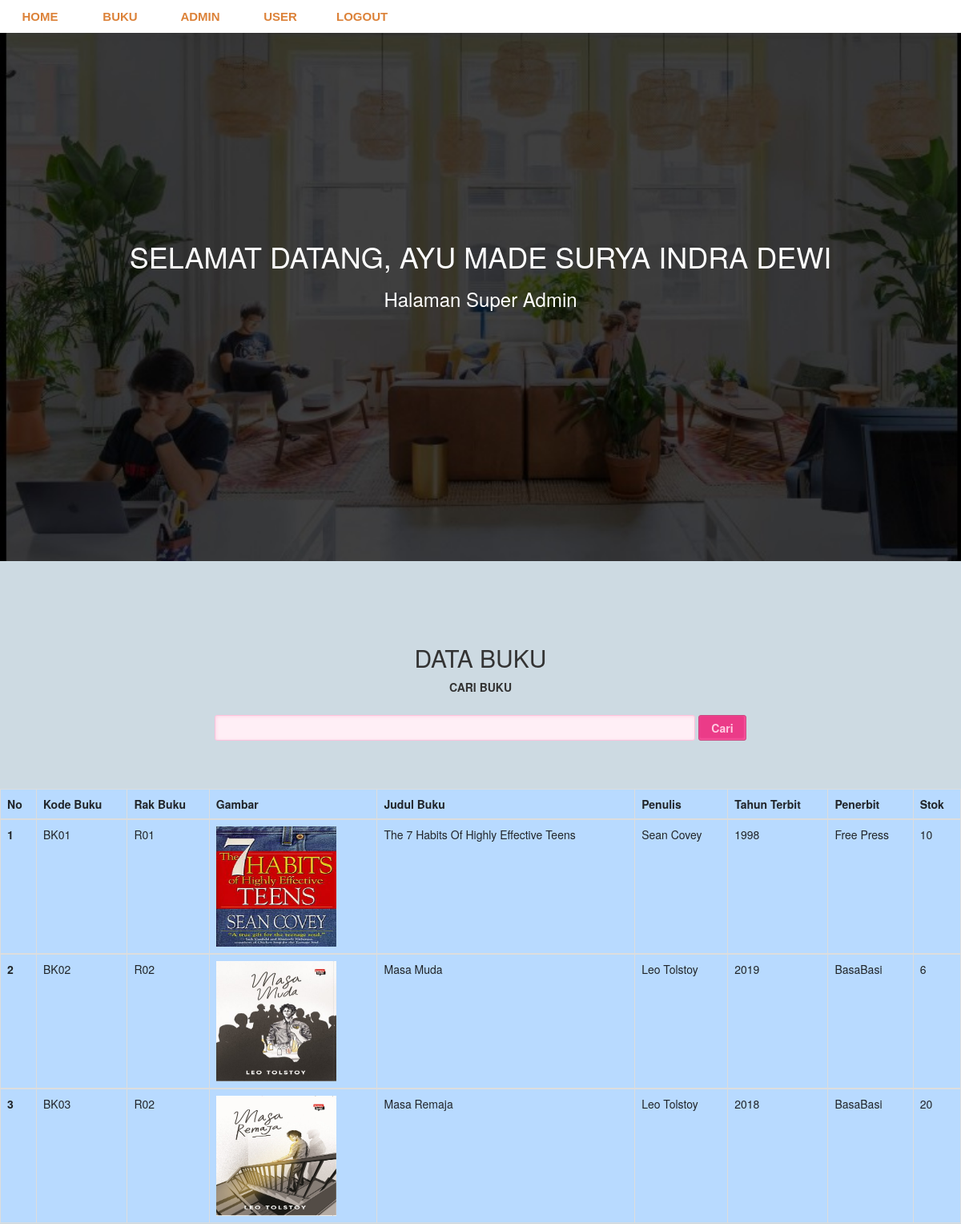
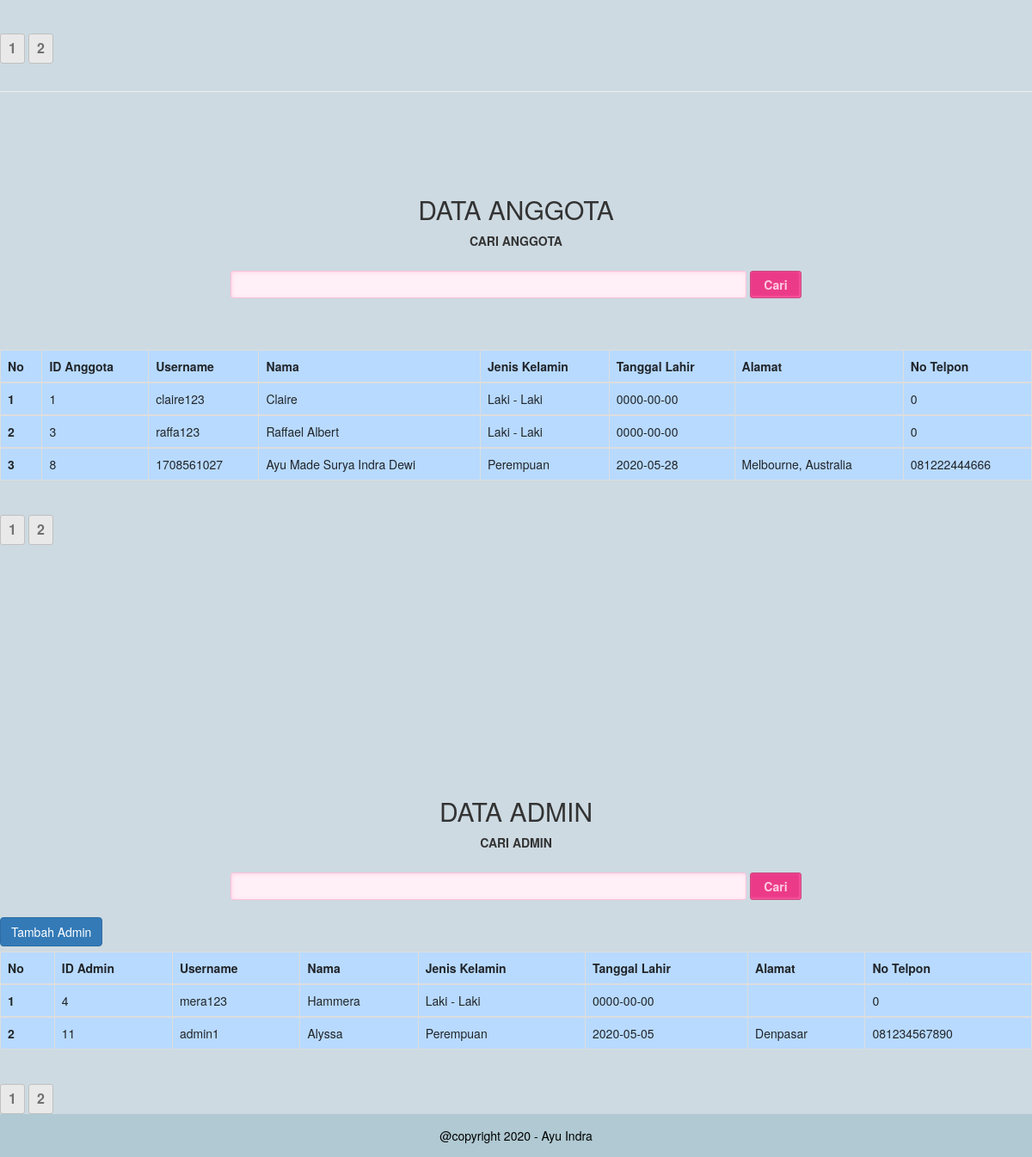
Screenshot of /SuperAdmin.php (signed in) with the database file from the repository (2 pictures, top to bottom).
### tables this page shows
CREATE TABLE `tb_buku` (
  `kode_buku` varchar(10) NOT NULL,
  `judul_buku` varchar(128) NOT NULL,
  `penulis` varchar(128) NOT NULL,
  `tahun_terbit` int(4) NOT NULL,
  `nama_penerbit` varchar(128) NOT NULL,
  `gambar` varchar(128) NOT NULL,
  `rak` varchar(128) NOT NULL,
  `stok` int(11) NOT NULL
);

CREATE TABLE `tb_user` (
  `id` int(11) NOT NULL,
  `nama` varchar(128) NOT NULL,
  `username` varchar(128) NOT NULL,
  `passwords` varchar(11) NOT NULL,
  `alamat` text NOT NULL,
  `tanggal_lahir` date NOT NULL,
  `jenis_kelamin` enum('Laki - Laki','Perempuan','','') NOT NULL,
  `no_tlp` varchar(13) NOT NULL,
  `status_user` varchar(11) NOT NULL
);

### SuperAdmin.php (the view, shortened to what this page needs)
<?php
    include 'koneksi.php';
?>
<!DOCTYPE html>
<html>
<head>
    <link rel="stylesheet" href="css/superAdmin.css">
    <link rel="stylesheet" href="css/bootstrap.min.css">
    <link rel="stylesheet" href="https://maxcdn.bootstrapcdn.com/bootstrap/3.3.7/css/bootstrap.min.css">
</head>
<body>
    <nav class="navigasi">
        <ul>
            <li><a href="#sectionHome">Home</a></li>
            <li><a href="#sectionBuku">Buku</a></li>
            <li><a href="#sectionAdmin">Admin</a></li>
            <li><a href="#sectionData">User</a></li>
            <li><a href="logout.php">Logout</a></li>
        </ul>
    </nav>
    <div id="sectionHome">
        <h1>Selamat Datang, <?php echo $_SESSION['nama']; ?></h1>
        <h3>Halaman Super Admin</h3>
    </div>
    <div id="sectionBuku">
        <h2>Data Buku</h2>
        <center><form action="#sectionBuku" method="GET">
            <label>Cari Buku</label><br><br>
            <input id="cari" type="text" name="cari">
            <input id="submit"type="submit" value="Cari">
        </form></center><br>
        <br><br><table class="table table-bordered table-primary">
                    <thead>
                        <tr>
                        <th scope="col">No</th>
                        <th scope="col">Kode Buku</th>
                        <th scope="col">Rak Buku</th>
                        <th scope="col">Gambar</th>
                        <th scope="col">Judul Buku</th>
                        <th scope="col">Penulis</th>
                        <th scope="col">Tahun Terbit</th>
                        <th scope="col">Penerbit</th>
                        <th scope="col">Stok</th>
                        </tr>
                    </thead>
        <?php
        $batas = 3;
        $page = isset($_GET['halaman'])?(int)$_GET["halaman"] : 1;
        $mulai = ($page>1) ? ($page * $batas) - $batas : 0;
        $no = $mulai+1;
        if(isset($_GET['cari'])){
            $cari = $_GET['cari'];
            $a=1;
            $tampil = mysqli_query($conn, "SELECT * FROM tb_buku WHERE
                                            judul_buku LIKE '%".$cari."%' OR
                                            tahun_terbit LIKE '%".$cari."%' OR
                                            penulis LIKE '%".$cari."%' OR
                                            nama_penerbit LIKE '%".$cari."%'
                                            ORDER BY judul_buku ASC") or die (mysqli_error($conn));
            while($data = mysqli_fetch_array($tampil)) {
                                $id = $data["kode_buku"];
                                $rak = $data['rak'];
                                $gambar = $data['gambar'];
                                $nama = $data['judul_buku'];
                                $penulis = $data['penulis'];
                                $tahun_terbit=$data['tahun_terbit'];
                                $penerbit = $data['nama_penerbit'];
                                $stok = $data['stok'];?>
                    <tbody>
                        <tr>
                        <th scope="row"><?php echo $a++; ?></th>
                        <td><?php echo $id; ?></td>
                        <td><?php echo $rak; ?></td>
                        <td><img src="img/<?php echo $gambar; ?>" style="width:150px; height:150px;"></td>
                        <td><?php echo $nama; ?></td>
                        <td><?php echo $penulis; ?></td>
                        <td><?php echo $tahun_terbit; ?></td>
                        <td><?php echo $penerbit; ?></td>
                        <td><?php echo $stok; ?></td>
                        </tr>
                    </tbody>
                <?php } }
            else{
                $a=1;
                $tampil = mysqli_query($conn, "SELECT * FROM tb_buku LIMIT $mulai, $batas") or die (mysqli_error($conn));
                            while($data = mysqli_fetch_array($tampil)) {
                            $id = $data['kode_buku'];
                            $rak = $data['rak'];
                            $gambar = $data['gambar'];
                            $nama = $data['judul_buku'];
                            $penulis = $data['penulis'];
                            $tahun_terbit=$data['tahun_terbit'];
                            $penerbit = $data['nama_penerbit'];
                            $stok = $data['stok']; ?>
                    <tbody>
                        <tr>
                        <th scope="row"><?php echo $a++; ?></th>
                        <td><?php echo $id; ?></td>
                        <td><?php echo $rak; ?></td>
                        <td><img src="img/<?php echo $gambar; ?>" style="width:150px; height:150px;"></td>
                        <td><?php echo $nama; ?></td>
                        <td><?php echo $penulis; ?></td>
                        <td><?php echo $tahun_terbit; ?></td>
                        <td><?php echo $penerbit; ?></td>
                        <td><?php echo $stok; ?></td>
                        </tr>
                    </tbody>
                    <?php $no++; }; } ?></table>
                    <?php $hitung = mysqli_query($conn,"SELECT * FROM tb_buku") or die (mysqli_error($conn));
                    $jmldata = mysqli_num_rows($hitung);
                    ?>
                    <br>
                    <?php
                        $jmlhalaman = ceil($jmldata/$batas);
                        for($i=1; $i<=$jmlhalaman; $i++){
                            echo '<a class="page" href="?halaman='.$i.'">'.$i.'</a>';
                        }  ?>
    </div>
    <br><br><hr>
    <div id="sectionData">
    <h2>Data Anggota</h2>
        <center><form action="#sectionData" method="GET">
            <label>Cari Anggota</label><br><br>
            <input type="text" name="cari">
            <input type="submit" value="Cari">
        </form></center><br>
        <br><br><table class="table table-bordered table-primary">
                    <thead>
                        <tr>
                        <th scope="col">No</th>
                        <th scope="col">ID Anggota</th>
                        <th scope="col">Username</th>
                        <th scope="col">Nama</th>
                        <th scope="col">Jenis Kelamin</th>
                        <th scope="col">Tanggal Lahir</th>
                        <th scope="col">Alamat</th>
                        <th scope="col">No Telpon</th>
                        </tr>
                    </thead>
        <?php $batas = 3;
        $page = isset($_GET['halaman'])?(int)$_GET["halaman"] : 1;
        $mulai = ($page>1) ? ($page * $batas) - $batas : 0;
        $no = $mulai+1;
        if(isset($_GET['cari'])){
            $cari = $_GET['cari'];
            $a=1;
            $tampil = mysqli_query($conn, "SELECT * FROM tb_user WHERE
                                            nama LIKE '%".$cari."%' OR
                                            username LIKE '%".$cari."%' OR
                                            alamat LIKE '%".$cari."%' OR
                                            jenis_kelamin LIKE '%".$cari."%'
                                            AND status_user IN ('User')
                                            ORDER BY nama ASC") or die (mysqli_error($conn));
            while($data = mysqli_fetch_array($tampil)) {
                                $id = $data["id"];
                                $nama = $data['nama'];
                                $username = $data['username'];
                                $tanggal = $data['tanggal_lahir'];
                                $alamat = $data['alamat'];
                                $jk =$data['jenis_kelamin'];
                                $no_tlp = $data['no_tlp'];?>
                    <tbody>
                        <tr>
                        <th scope="row"><?php echo $a++; ?></th>
                        <td><?php echo $id; ?></td>
                        <td><?php echo $username; ?></td>
                        <td><?php echo $nama; ?></td>
                        <td><?php echo $jk; ?></td>
                        <td><?php echo $tanggal; ?></td>
                        <td><?php echo $alamat; ?></td>
                        <td><?php echo $no_tlp; ?></td>
                        </tr>
                    </tbody>
                <?php } }
                else{
                    $a=1;
                    $user = 'User';
                    $tampil = mysqli_query($conn, "SELECT * FROM tb_user WHERE status_user = '$user' LIMIT $mulai, $batas") or die (mysqli_error($conn));
                    while($data = mysqli_fetch_array($tampil)) {
                    $id = $data["id"];
                    $nama = $data['nama'];
                    $username = $data['username'];
                    $tanggal = $data['tanggal_lahir'];
                    $alamat = $data['alamat'];
                    $jk =$data['jenis_kelamin'];
                    $no_tlp = $data['no_tlp'];?>
                    <tbody>
                        <tr>
                        <th scope="row"><?php echo $a++; ?></th>
                        <td><?php echo $id; ?></td>
                        <td><?php echo $username; ?></td>
                        <td><?php echo $nama; ?></td>
                        <td><?php echo $jk; ?></td>
                        <td><?php echo $tanggal; ?></td>
                        <td><?php echo $alamat; ?></td>
                        <td><?php echo $no_tlp; ?></td>
                        </tr>
                    </tbody>
                    <?php $no++; } } ?></table>
                    <?php $hitung = mysqli_query($conn,"SELECT * FROM tb_buku") or die (mysqli_error($conn));
                    $jmldata = mysqli_num_rows($hitung);
                    ?>
                    <br>
                    <?php
                        $jmlhalaman = ceil($jmldata/$batas);
                        for($i=1; $i<=$jmlhalaman; $i++){
                            echo '<a class="page" href="?halaman='.$i.'">'.$i.'</a>';
                        }  ?>
    </div>
    <div id="sectionAdmin">
    <h2>Data Admin</h2>
        <center><form action="#sectionData" method="GET">
            <label>Cari Admin</label><br><br>
            <input type="text" name="cari">
            <input type="submit" value="Cari">
        </form></center><br>
        <div class="box-tools pull-left">
            <a href="#" class="btn btn-primary" data-toggle="modal" data-target="#tambahadmin">Tambah Admin</a>
        </div>
        <br><br><table class="table table-bordered table-primary">
                    <thead>
                        <tr>
                        <th scope="col">No</th>
                        <th scope="col">ID Admin</th>
                        <th scope="col">Username</th>
                        <th scope="col">Nama</th>
                        <th scope="col">Jenis Kelamin</th>
                        <th scope="col">Tanggal Lahir</th>
                        <th scope="col">Alamat</th>
                        <th scope="col">No Telpon</th>
                        </tr>
                    </thead>
        <?php $batas = 3;
        $page = isset($_GET['halaman'])?(int)$_GET["halaman"] : 1;
        $mulai = ($page>1) ? ($page * $batas) - $batas : 0;
        $no = $mulai+1;
        if(isset($_GET['cari'])){
            $cari = $_GET['cari'];
            $a=1;
            $admin = 'Admin';
            $tampil = mysqli_query($conn, "SELECT * FROM tb_user WHERE
                                            nama LIKE '%".$cari."%' OR
                                            username LIKE '%".$cari."%' OR
                                            alamat LIKE '%".$cari."%' OR
                                            jenis_kelamin LIKE '%".$cari."%'
                                            AND status_user WHERE ='$admin'
                                            ORDER BY nama ASC") or die (mysqli_error($conn));
            while($data = mysqli_fetch_array($tampil)) {
                                $id = $data["id"];
                                $nama = $data['nama'];
                                $username = $data['username'];
                                $tanggal = $data['tanggal_lahir'];
                                $alamat = $data['alamat'];
                                $jk =$data['jenis_kelamin'];
                                $no_tlp = $data['no_tlp'];?>
                    <tbody>
                        <tr>
                        <th scope="row"><?php echo $a++; ?></th>
                        <td><?php echo $id; ?></td>
                        <td><?php echo $username; ?></td>
                        <td><?php echo $nama; ?></td>
                        <td><?php echo $jk; ?></td>
                        <td><?php echo $tanggal; ?></td>
                        <td><?php echo $alamat; ?></td>
                        <td><?php echo $no_tlp; ?></td>
                        </tr>
                    </tbody>
                <?php } }
                else{
                    $a=1;
                    $admin = 'Admin';
                    $tampil = mysqli_query($conn, "SELECT * FROM tb_user WHERE status_user = '$admin' LIMIT $mulai, $batas") or die (mysqli_error($conn));
                    while($data = mysqli_fetch_array($tampil)) {
                    $id = $data["id"];
                    $nama = $data['nama'];
                    $username = $data['username'];
                    $tanggal = $data['tanggal_lahir'];
                    $alamat = $data['alamat'];
                    $jk =$data['jenis_kelamin'];
                    $no_tlp = $data['no_tlp'];?>
                    <tbody>
                        <tr>
                        <th scope="row"><?php echo $a++; ?></th>
                        <td><?php echo $id; ?></td>
                        <td><?php echo $username; ?></td>
                        <td><?php echo $nama; ?></td>
                        <td><?php echo $jk; ?></td>
                        <td><?php echo $tanggal; ?></td>
                        <td><?php echo $alamat; ?></td>
                        <td><?php echo $no_tlp; ?></td>
                        </tr>
                    </tbody>
                    <?php $no++; } } ?></table>
                    <?php $hitung = mysqli_query($conn,"SELECT * FROM tb_buku") or die (mysqli_error($conn));
                    $jmldata = mysqli_num_rows($hitung);
                    ?>
                    <br>
                    <?php
                        $jmlhalaman = ceil($jmldata/$batas);
                        for($i=1; $i<=$jmlhalaman; $i++){
                            echo '<a class="page" href="?halaman='.$i.'">'.$i.'</a>';
                        }  ?>
    </div>
    <footer>
            @copyright 2020 - Ayu Indra
    </footer>
</body>
</html>

### rows the page displays
tb_buku: kode_buku "BK01", rak "R01", gambar (picture), judul_buku "The 7 Habits Of Highly Effective Teens", penulis "Sean Covey", tahun_terbit "1998", nama_penerbit "Free Press", stok "10"
tb_buku: kode_buku "BK02", rak "R02", gambar (picture), judul_buku "Masa Muda", penulis "Leo Tolstoy", tahun_terbit "2019", nama_penerbit "BasaBasi", stok "6"
tb_buku: kode_buku "BK03", rak "R02", gambar (picture), judul_buku "Masa Remaja", penulis "Leo Tolstoy", tahun_terbit "2018", nama_penerbit "BasaBasi", stok "20"
tb_user: id "1", username "claire123", nama "Claire", jenis_kelamin "Laki - Laki", tanggal_lahir "0000-00-00", no_tlp "0"
tb_user: id "3", username "raffa123", nama "Raffael Albert", jenis_kelamin "Laki - Laki", tanggal_lahir "0000-00-00", no_tlp "0"
tb_user: id "8", username "1708561027", nama "Ayu Made Surya Indra Dewi", jenis_kelamin "Perempuan", tanggal_lahir "2020-05-28", alamat "Melbourne, Australia", no_tlp "081222444666"
tb_user: id "4", username "mera123", nama "Hammera", jenis_kelamin "Laki - Laki", tanggal_lahir "0000-00-00", no_tlp "0"
tb_user: id "11", username "admin1", nama "Alyssa", jenis_kelamin "Perempuan", tanggal_lahir "2020-05-05", alamat "Denpasar", no_tlp "081234567890"

### other values shown
$_SESSION['nama'] "AYU MADE SURYA INDRA DEWI"
